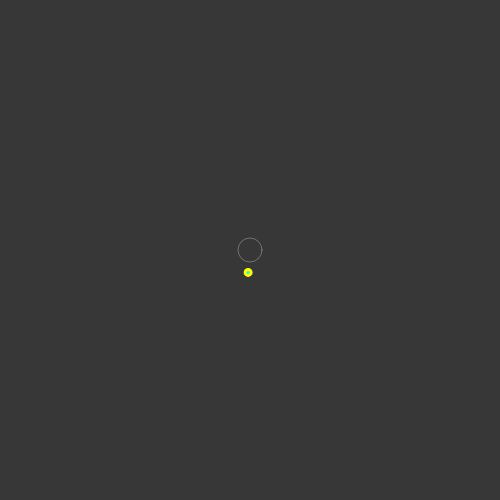
Frame 1 (no input)
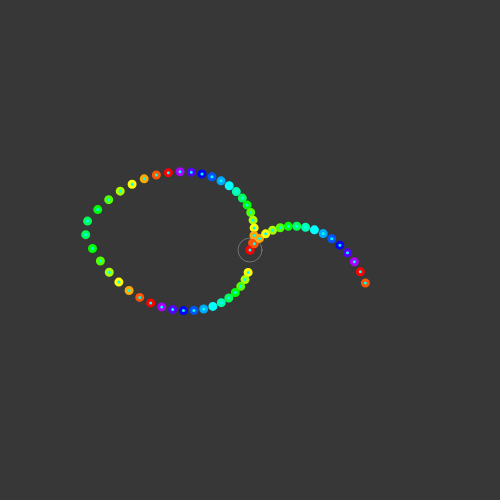
Frame 60 (no input)
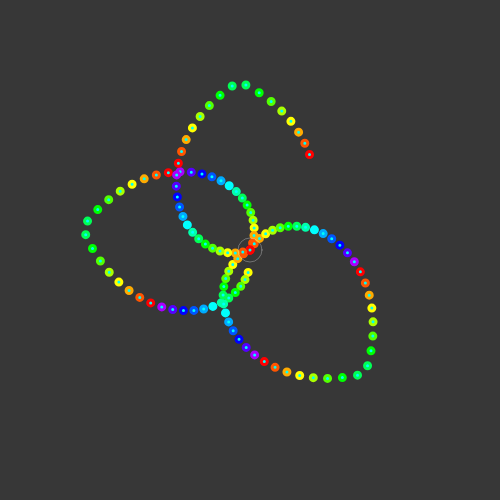
Frame 120 (the mouse pressed at the canvas centre since frame 60)

The p5.js sketch that drew these frames (run headless with seeded random() and noise() and a simulated clock; from frame 60 on, the mouse is pressed at the canvas centre):

// p5.js sketch
// ── sketch.js
// html stuff
let off_slider;
let off_slider_paragraph;
let roff_slider;
let roff_slider_paragraph;
let color_slider
let color_slider_paragraph;

// function makeSlider(min,max,curr,step,text,parent){
	
// 	// label
// 	my_slider_paragraph = createP(text)
// 	my_slider_paragraph.parent(parent)
	
// 	// slider
// 	my_slider = createSlider(min,max,curr,step)
// 	my_slider.parent(parent)
	
// 	// on change EVENT
// 	let my_changed = () => {
// 		my_slider_paragraph.html(`${text} = ` + my_slider.value())
// 	}
// 	my_slider.input(my_changed)
// 	my_changed()
// }

function setupHTML_sliders(){
	// first slider
	// min = 0
	// max = 6.28
	// current = 6.2
	// step = 0.01
	off_slider_paragraph = createP('off')
	off_slider = createSlider(0, 2*Math.PI, 6.2, .01)
	let off_changed = () => {

		off = off_slider.value()
		off_slider_paragraph.html('off = ' + off_slider.value())
		history_trail.length=0
	}
	off_slider.input(off_changed)
	off_changed()

	// second slider:
	// min = 0
	// max = 3.1415
	// current = 2.5
	// step = 0.01
	createP('roff')
	roff_slider_paragraph = createP('r_off')
	roff_slider = createSlider(0, Math.PI, 2.5, .01)
	let roff_changed = () => {

		roff = roff_slider.value()
		roff_slider_paragraph.html('roff = ' + roff_slider.value())
		history_trail.length=0
	}
	roff_slider.input(roff_changed)
	roff_changed()

	// third slider:
	// min = 1
	// max = 100
	// current = 10
	// step = 1
	createP('color')
	color_slider_paragraph = createP('color')
	color_slider = createSlider(1, 100,8,1)
	let color_changed = () => {

		color = color_slider.value()
		color_slider_paragraph.html('color = ' + color_slider.value())
	}
	color_slider.input(color_changed)
	color_changed()

	// a.k.a. <br>, but blank <p>
	createP('')
	
}
function setup(){
	setupHTML_sliders()
	createCanvas(500, 500);
}


// 
// important thing 1
let r = 5
let roff = .1

// important thing 2
let x_changer = 0
let y_changer = 0
// and these guys
let off = Math.PI/13
let xoff = off
let yoff = off

// all poits
let history_trail = []


function draw(){
	colorMode(RGB)
	background(55)
	translate(width/2,height/2) // place at center
	scale(3) 					// make it bigger
	pretty()


	// for memory and beauty of flower 
	if (history_trail.length > 800) {
		// history_trail.splice(0,history_trail.length) // redraw
		history_trail.splice(0,1) 				// delete last
	}

	// important event
	r += roff
	if (r > 55 || r < 0) {
		roff*=-1
		if (r > 55) r = 55
		if (r < 0 ) r = 0
		// delete half of history_trail
		history_trail.splice(history_trail.length,1000)
	}

	x_changer += off
	y_changer += off

	let my_point = {
		"x":r * sin(x_changer),
		"y":r * cos(y_changer)
	}
	
	colorMode(HSL)
	history_trail.push(my_point)
	history_trail.map(p => {
		
		let col = abs(dist(p.x,p.y, 0,0))*color_slider.value()
		stroke(col%300, 100,50)
		ellipse(p.x,p.y,2,2)
	})
	colorMode(RGB)

	// draw little circle
	draw_Cirle_At_Center()
	
}

function pretty() {
	fill(0,255,250)             // fill
	strokeWeight(1)             // small black storke
	stroke(0)
}
function draw_Cirle_At_Center() {
	noFill()
	stroke(255)
	strokeWeight(.1)
	ellipse(0,0,8,8)
}
